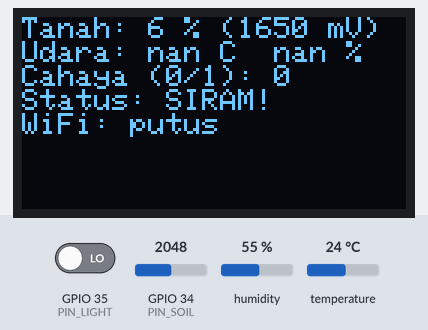
Recording of a sketch running on a simulated ESP32. On the bench: 128×64 one-colour display. The inputs (shaded band) are chosen by the test bench; at power-on: GPIO 34 (PIN_SOIL) = 2048, humidity 55 %, GPIO 35 (PIN_LIGHT) LOW, temperature 24 °C. WiFi joins after 1.5 s; servers stay silent unless stated; what the sketch prints to the serial monitor is not drawn.

Above: at 1.8 s.
1.9 s: GPIO 34 (PIN_SOIL) set to 1376
At 5.9 s:
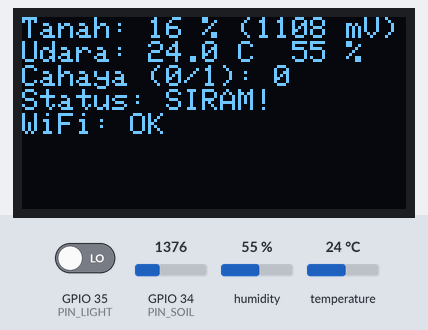
6.6 s: GPIO 34 (PIN_SOIL) set to 1251
At 7.8 s:
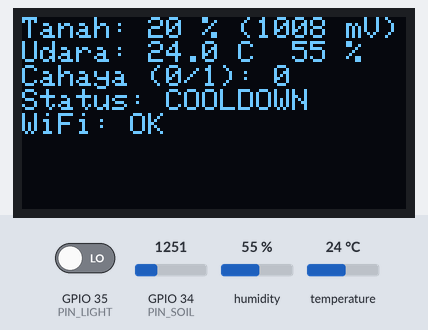
8.6 s: humidity set to 22 %
At 10.9 s:
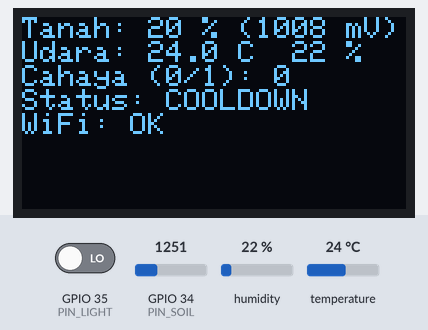
11.6 s: GPIO 35 (PIN_LIGHT) driven HIGH
At 12.4 s:
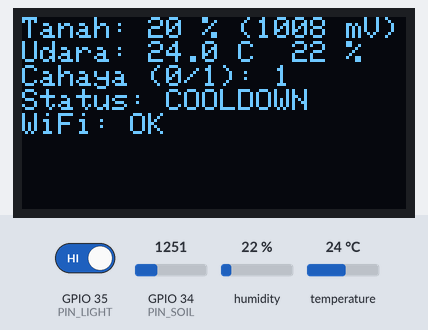
13.6 s: temperature set to 12 °C
At 15.9 s:
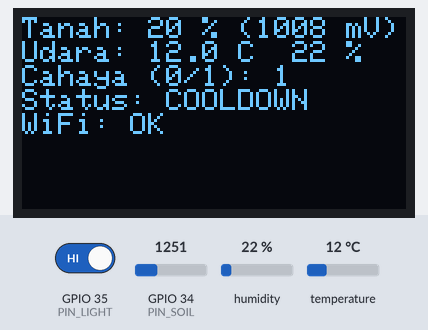
16.6 s: GPIO 35 (PIN_LIGHT) driven LOW
At 17.4 s:
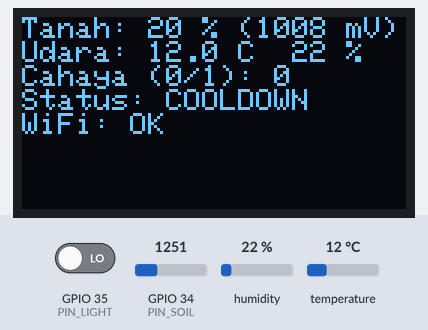
Timing chart, 0 to 19.6 s (numbered marks = the images above; inputs shaded):
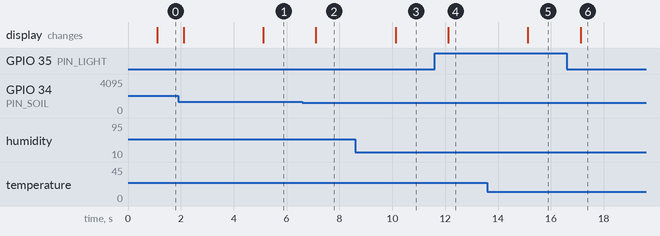

Measured:
- the behaviour switches between 1317 and 1316 on GPIO 34 (PIN_SOIL) (found by bisection; images 1 and 2)
- after the input at 6.6 s, the display: changes after 0.50 s (image 2)
- after the input at 8.6 s, the display: changes after 1.5 s (image 3)
- after the input at 11.6 s, the display: changes after 0.53 s (image 4)
- after the input at 13.6 s, the display: changes after 1.5 s (image 5)
- after the input at 16.6 s, the display: changes after 0.53 s (image 6)

The sketch:

soil_node.ino
```cpp
#include <WiFi.h>
#include <WiFiClientSecure.h>
#include <HTTPClient.h>
#include <Wire.h>
#include <Adafruit_GFX.h>
#include <Adafruit_SSD1306.h>
#include <DHT.h>
#include "config.h"
#include "secrets.h"

// ---------- Sensor tanah: median N sampel + konversi kalibrasi ----------
class SoilSensor {
 public:
  explicit SoilSensor(int pin) : pin_(pin) {}

  void begin() { analogSetPinAttenuation(pin_, ADC_11db); }

  int readMv() const {
    int v[N_SAMPLES];
    for (int i = 0; i < N_SAMPLES; i++) {
      v[i] = analogReadMilliVolts(pin_);
      delay(5);
    }
    for (int i = 1; i < N_SAMPLES; i++) {  // insertion sort
      int key = v[i];
      int j = i - 1;
      while (j >= 0 && v[j] > key) {
        v[j + 1] = v[j];
        j--;
      }
      v[j + 1] = key;
    }
    return v[N_SAMPLES / 2];
  }

  static float toPercent(int mv) {
    if (mv >= CAL_MV[0]) return CAL_PCT[0];            // lebih kering dari titik 1
    for (int i = 1; i < CAL_N; i++) {
      if (mv >= CAL_MV[i]) {
        float frac = (CAL_MV[i - 1] - mv) / (CAL_MV[i - 1] - CAL_MV[i]);
        return CAL_PCT[i - 1] + frac * (CAL_PCT[i] - CAL_PCT[i - 1]);
      }
    }
    return CAL_PCT[CAL_N - 1];                         // lebih basah dari titik terakhir: jenuh
  }

 private:
  int pin_;
};

// ---------- Logika keputusan penyiraman (tanpa aktuator) ----------
enum class State { IDLE, NEED_WATER, COOLDOWN };

const char* stateName(State s) {
  switch (s) {
    case State::IDLE:       return "IDLE";
    case State::NEED_WATER: return "SIRAM!";
    case State::COOLDOWN:   return "COOLDOWN";
  }
  return "?";
}

SoilSensor soil(PIN_SOIL);
DHT dht(PIN_DHT, DHT11);
Adafruit_SSD1306 oled(128, 64, &Wire, -1);

State state = State::IDLE;
unsigned long cooldownStart = 0;
float lastT = NAN, lastH = NAN;
unsigned long tSample = 0, tDht = 0, tUpload = 0, tWifi = 0;

void updateState(float pct) {
  switch (state) {
    case State::IDLE:
      if (pct < PCT_LOW) state = State::NEED_WATER;
      break;
    case State::NEED_WATER:
      if (pct > PCT_HIGH) {
        state = State::COOLDOWN;
        cooldownStart = millis();
      }
      break;
    case State::COOLDOWN:
      if (millis() - cooldownStart > COOLDOWN_MS) state = State::IDLE;
      break;
  }
}

// ---------- WiFi dan Adafruit IO ----------
void ensureWifi() {
  if (WiFi.status() == WL_CONNECTED) return;
  if (tWifi != 0 && millis() - tWifi < WIFI_RETRY_MS) return;
  tWifi = millis();
  WiFi.disconnect();
  WiFi.begin(WIFI_SSID, WIFI_PASS);
}

bool postFeed(const char* key, float value) {
  if (isnan(value)) return false;
  WiFiClientSecure client;
  client.setInsecure();  // hanya proyek hobi: sertifikat server tidak diverifikasi
  HTTPClient http;
  http.setTimeout(5000);
  String url = String("https://io.adafruit.com/api/v2/") + AIO_USER + "/feeds/" + key + "/data";
  if (!http.begin(client, url)) return false;
  http.addHeader("Content-Type", "application/json");
  http.addHeader("X-AIO-Key", AIO_KEY);
  int code = http.POST(String("{\"value\":") + String(value, 2) + "}");
  http.end();
  return code == 200;
}

void upload(int mv, float pct, int light) {
  if (WiFi.status() != WL_CONNECTED) return;
  postFeed("soil-mv", mv);
  postFeed("soil-pct", pct);
  postFeed("light", light);
  postFeed("air-temp", lastT);
  postFeed("air-rh", lastH);
  postFeed("state", (int)state);
}

// ---------- OLED ----------
void drawOled(int mv, float pct, int light) {
  oled.clearDisplay();
  oled.setTextSize(1);
  oled.setTextColor(SSD1306_WHITE);
  oled.setCursor(0, 0);
  oled.printf("Tanah: %.0f %% (%d mV)\n", pct, mv);
  oled.printf("Udara: %.1f C  %.0f %%\n", lastT, lastH);
  oled.printf("Cahaya (0/1): %d\n", light);
  oled.printf("Status: %s\n", stateName(state));
  oled.printf("WiFi: %s\n", WiFi.status() == WL_CONNECTED ? "OK" : "putus");
  oled.display();
}

void setup() {
  Serial.begin(115200);
  Wire.begin(OLED_SDA, OLED_SCL);
  if (!oled.begin(SSD1306_SWITCHCAPVCC, OLED_ADDR)) {
    Serial.println("OLED tidak ditemukan");
  }
  soil.begin();
  pinMode(PIN_LIGHT, INPUT);          // modul LDR pin DO: digital 0/1
  if (USE_DHT) dht.begin();
  WiFi.mode(WIFI_STA);
  Serial.println("ms,soil_mv,soil_pct,temp_c,rh,light_raw,state");
}

void loop() {
  unsigned long now = millis();
  ensureWifi();

  if (USE_DHT && now - tDht >= DHT_MS) {
    tDht = now;
    float t = dht.readTemperature();
    float h = dht.readHumidity();
    if (!isnan(t)) lastT = t;
    if (!isnan(h)) lastH = h;
  }

  if (now - tSample >= SAMPLE_MS) {
    tSample = now;
    int mv = soil.readMv();
    float pct = SoilSensor::toPercent(mv);
    int light = digitalRead(PIN_LIGHT);  // 0/1 (modul DO)
    updateState(pct);

    Serial.printf("%lu,%d,%.1f,%.1f,%.1f,%d,%d\n", now, mv, pct, lastT, lastH, light, (int)state);
    drawOled(mv, pct, light);

    if (now - tUpload >= UPLOAD_MS) {
      tUpload = now;
      upload(mv, pct, light);
    }
  }
}
```

secrets.example.h
```cpp
#pragma once
#define WIFI_SSID "wifi_name"
#define WIFI_PASS "wifi_password"
#define AIO_USER  "adafruit_username"
#define AIO_KEY   "aio_key"
```

config.h
```cpp
#pragma once
#include <Arduino.h>

// Pin
constexpr int PIN_SOIL  = 34;
constexpr int PIN_LIGHT = 35;   // modul LDR, pin DO (digital 0/1)
constexpr int PIN_DHT   = 4;
constexpr int OLED_SDA  = 21;
constexpr int OLED_SCL  = 22;
constexpr uint8_t OLED_ADDR = 0x3C;

// Set false kalau DHT11 tidak terbaca stabil
constexpr bool USE_DHT = true;

// Pembacaan sensor
constexpr int N_SAMPLES = 15;


// Tabel kalibrasi (hasil timbangan + sensor). Urut dari mV terbesar (kering).
// Titik 32,7 % dibuang: data rusak. Rentang 0-22 % akurat, 22-43 % kasar.
constexpr int   CAL_N = 4;
constexpr float CAL_MV[CAL_N]  = {2107.3f, 1216.8f, 966.1f, 867.1f};
constexpr float CAL_PCT[CAL_N] = {0.0f, 10.9f, 22.3f, 43.3f};

// Logika keputusan (histeresis)
constexpr float PCT_LOW  = 10.0f;   // di bawah ini -> perlu disiram
constexpr float PCT_HIGH = 18.0f;   // di atas ini -> dianggap sudah disiram
constexpr unsigned long COOLDOWN_MS = 10UL * 60UL * 1000UL;

// Penjadwalan
constexpr unsigned long SAMPLE_MS     = 1000;
constexpr unsigned long DHT_MS        = 5000;
constexpr unsigned long UPLOAD_MS     = 60000;
constexpr unsigned long WIFI_RETRY_MS = 30000;
```
